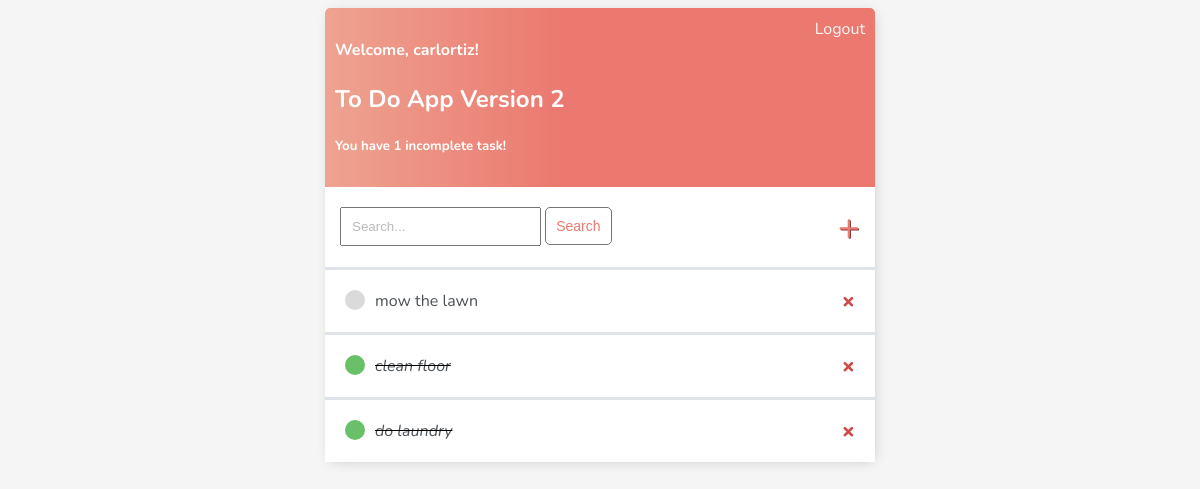
The app's page / (signed in) with its own data.
### base/models.py (models this page shows)
class Task(models.Model):
    user = models.ForeignKey(
        User, on_delete=models.CASCADE, null=True)
    title = models.CharField(max_length=30)
    description = models.TextField(null=True, blank=True)
    completed = models.BooleanField(null=True, blank=True)
    def __str__(self):
        return self.title
    class Meta:
        ordering = ["completed"]

### base/views.py (the view)
# urls.py: path('', ShowTasks.as_view(), name='tasks'),
class ShowTasks(LoginRequiredMixin, ListView):
    model = Task
    context_object_name = 'tasks'
    def get_context_data(self, **kwargs):
        context = super().get_context_data(**kwargs)
        context['tasks'] = Task.objects.filter(user=self.request.user)
        context['count'] = context['tasks'].filter(completed=False).count()
        search_input = self.request.GET.get('search-bar')
        if search_input:
            context['tasks'] = context['tasks'].filter(
                title__contains=search_input)
        return context

### base/templates/base/task_list.html
{% extends 'base/main.html' %}
{% block content %}
<div class="header-bar">
    <div>
        <h4>Welcome, {{ user }}!</h4>
        <h2> To Do App Version 2 </h2>
        <h5> You have {{ count }} incomplete task{{ count|pluralize:"s" }}! </h5>
    </div>
    {% if request.user.is_authenticated %}
    <a href="{% url 'logout' %}">Logout</a> {% else %}
    <a href="{% url 'login' %}">Login</a> {% endif %}
</div>
<div id="search-add-wrapper">
    <form method="get">
        <input type="search" name="search-bar" placeholder="Search...">
        <input class="button" type="Submit" value="Search">
    </form>
    <a id="add-link" href="{% url 'create' %}">&#x2b;</a>
</div>
{% for task in tasks %}
    <div class="task-wrapper">
        {% if task.completed %}
            <div class="task-title">
                <div class="task-complete-icon"></div>
                <i><s><a href="{% url 'edit' task.id %}">{{ task }}</a></s></i>
            </div>
        {% else %}
            <div class="task-title">
                <div class="task-incomplete-icon"></div>
                <a href="{% url 'edit' task.id %}">{{ task }}</a>
            </div>
        {% endif %}
        <a class="delete-link" href="{% url 'delete' task.id %}">&#215;</a>
    </div>
{% empty %}
<h2 class="no-tasks-message">No tasks detected</h2>
{% endfor %}
{% endblock content %}

### base/templates/base/main.html (style rules this page uses)
body { background-color: whitesmoke; font-family: 'Nunito', sans-serif; }
.header-bar { display: flex; color: #fff; padding: 10px; border-radius: 5px 5px 0 0; justify-content: space-between; background: linear-gradient(90deg, #EEA390 0%, #EB796F 43%, #EB796F 100%); }
.header-bar a { color: rgb(247, 247, 247); text-decoration: none; }
#search-add-wrapper { display: flex; justify-content: space-between; align-items: center; padding: 15px; }
input[type=search] { padding: 10px; }
::placeholder { font-weight: 300; opacity: 0.5; }
.button { border: 1px solid #757575; background-color: #FFF; color: #EB796F; padding: 10px; font-size: 14px; border-radius: 5px; cursor: pointer; text-decoration: none; }
#add-link { color: #EB796F; text-decoration: none; font-size: 37px; text-shadow: 1px 1px #81413b; }
.task-wrapper { display: flex; align-items: center; justify-content: space-between; background-color: #fff; border-top: 3px solid #dfe4ea; overflow: hidden; }
.task-title { display: flex; padding: 20px; }
.task-title a { text-decoration: none; color: #4b5156; margin-left: 10px; }
.task-complete-icon { height: 20px; width: 20px; background-color: rgb(105, 192, 105); border-radius: 50%; }
.task-incomplete-icon { height: 20px; width: 20px; background-color: rgb(218, 218, 218); border-radius: 50%; }
.delete-link { text-decoration: none; font-weight: 900; color: #cf4949; font-size: 22px; line-height: 0; padding: 20px 20px; }

### records on screen
Task: title "mow the lawn"
Task: title "clean floor"
Task: title "do laundry"

### other values on screen
{{ user }} "carlortiz"
{{ count }} "1"
